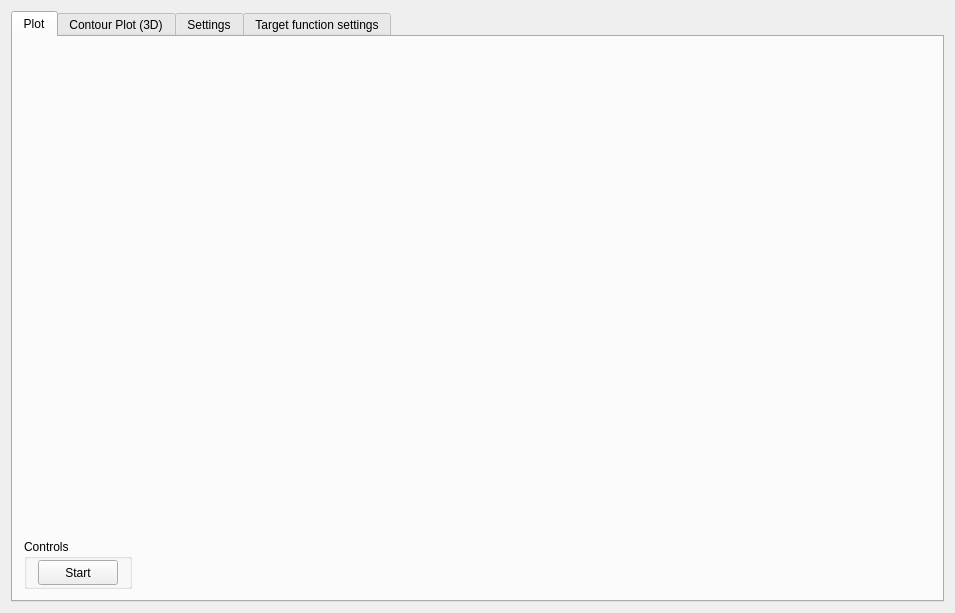
<?xml version="1.0" encoding="UTF-8"?>
<ui version="4.0">
 <class>MainWindow</class>
 <widget class="QMainWindow" name="MainWindow">
  <property name="geometry">
   <rect>
    <x>0</x>
    <y>0</y>
    <width>955</width>
    <height>613</height>
   </rect>
  </property>
  <property name="windowTitle">
   <string>KerDEP</string>
  </property>
  <widget class="QWidget" name="centralWidget">
   <layout class="QVBoxLayout" name="verticalLayout_3">
    <item>
     <widget class="QTabWidget" name="tabWidget">
      <property name="currentIndex">
       <number>0</number>
      </property>
      <widget class="QWidget" name="tab">
       <attribute name="title">
        <string>Plot</string>
       </attribute>
       <layout class="QVBoxLayout" name="verticalLayout_7">
        <item>
         <widget class="QCustomPlot" name="widget_plot" native="true">
          <property name="minimumSize">
           <size>
            <width>500</width>
            <height>300</height>
           </size>
          </property>
         </widget>
        </item>
        <item>
         <layout class="QHBoxLayout" name="horizontalLayout_5">
          <item>
           <widget class="QGroupBox" name="groupBox_visualizationSettings">
            <property name="sizePolicy">
             <sizepolicy hsizetype="Maximum" vsizetype="Maximum">
              <horstretch>0</horstretch>
              <verstretch>0</verstretch>
             </sizepolicy>
            </property>
            <property name="minimumSize">
             <size>
              <width>10</width>
              <height>50</height>
             </size>
            </property>
            <property name="maximumSize">
             <size>
              <width>16777215</width>
              <height>16777215</height>
             </size>
            </property>
            <property name="title">
             <string>Controls</string>
            </property>
            <layout class="QHBoxLayout" name="horizontalLayout">
             <property name="topMargin">
              <number>0</number>
             </property>
             <property name="bottomMargin">
              <number>0</number>
             </property>
             <item>
              <widget class="QPushButton" name="pushButton_start">
               <property name="sizePolicy">
                <sizepolicy hsizetype="Maximum" vsizetype="Maximum">
                 <horstretch>0</horstretch>
                 <verstretch>0</verstretch>
                </sizepolicy>
               </property>
               <property name="minimumSize">
                <size>
                 <width>0</width>
                 <height>25</height>
                </size>
               </property>
               <property name="text">
                <string>Start</string>
               </property>
              </widget>
             </item>
            </layout>
           </widget>
          </item>
          <item>
           <spacer name="horizontalSpacer_2">
            <property name="orientation">
             <enum>Qt::Horizontal</enum>
            </property>
            <property name="sizeHint" stdset="0">
             <size>
              <width>40</width>
              <height>20</height>
             </size>
            </property>
           </spacer>
          </item>
         </layout>
        </item>
       </layout>
      </widget>
      <widget class="QWidget" name="tab_contourPlot">
       <attribute name="title">
        <string>Contour Plot (3D)</string>
       </attribute>
       <layout class="QVBoxLayout" name="verticalLayout_5">
        <item>
         <widget class="QWidget" name="widget_contour_plot_holder" native="true">
          <property name="sizePolicy">
           <sizepolicy hsizetype="Expanding" vsizetype="Expanding">
            <horstretch>0</horstretch>
            <verstretch>0</verstretch>
           </sizepolicy>
          </property>
          <layout class="QHBoxLayout" name="horizontalLayout_6">
           <item>
            <widget class="QWidget" name="widget_contour_plot" native="true"/>
           </item>
          </layout>
         </widget>
        </item>
        <item>
         <layout class="QHBoxLayout" name="horizontalLayout_2">
          <item>
           <widget class="QGroupBox" name="groupBox_3">
            <property name="enabled">
             <bool>true</bool>
            </property>
            <property name="sizePolicy">
             <sizepolicy hsizetype="Fixed" vsizetype="Fixed">
              <horstretch>0</horstretch>
              <verstretch>0</verstretch>
             </sizepolicy>
            </property>
            <property name="minimumSize">
             <size>
              <width>10</width>
              <height>50</height>
             </size>
            </property>
            <property name="maximumSize">
             <size>
              <width>16777215</width>
              <height>16777215</height>
             </size>
            </property>
            <property name="title">
             <string>Controls</string>
            </property>
            <layout class="QHBoxLayout" name="horizontalLayout_3">
             <item>
              <widget class="QPushButton" name="pushButton">
               <property name="sizePolicy">
                <sizepolicy hsizetype="Minimum" vsizetype="Minimum">
                 <horstretch>0</horstretch>
                 <verstretch>0</verstretch>
                </sizepolicy>
               </property>
               <property name="text">
                <string>Start</string>
               </property>
              </widget>
             </item>
            </layout>
           </widget>
          </item>
          <item>
           <spacer name="horizontalSpacer_3">
            <property name="orientation">
             <enum>Qt::Horizontal</enum>
            </property>
            <property name="sizeHint" stdset="0">
             <size>
              <width>40</width>
              <height>20</height>
             </size>
            </property>
           </spacer>
          </item>
         </layout>
        </item>
       </layout>
      </widget>
      <widget class="QWidget" name="tab_2">
       <attribute name="title">
        <string>Settings</string>
       </attribute>
       <widget class="QGroupBox" name="groupBox_plotSettings">
        <property name="geometry">
         <rect>
          <x>10</x>
          <y>10</y>
          <width>161</width>
          <height>271</height>
         </rect>
        </property>
        <property name="minimumSize">
         <size>
          <width>150</width>
          <height>200</height>
         </size>
        </property>
        <property name="maximumSize">
         <size>
          <width>16777215</width>
          <height>300</height>
         </size>
        </property>
        <property name="title">
         <string>Plot settings</string>
        </property>
        <layout class="QVBoxLayout" name="verticalLayout_2">
         <item>
          <widget class="QLabel" name="label_minX">
           <property name="text">
            <string>Minimal x</string>
           </property>
          </widget>
         </item>
         <item>
          <widget class="QLineEdit" name="lineEdit_minX">
           <property name="text">
            <string>-10</string>
           </property>
          </widget>
         </item>
         <item>
          <widget class="QLabel" name="label_maxX">
           <property name="text">
            <string>Maximal x</string>
           </property>
          </widget>
         </item>
         <item>
          <widget class="QLineEdit" name="lineEdit_maxX">
           <property name="text">
            <string>48</string>
           </property>
          </widget>
         </item>
         <item>
          <widget class="QLabel" name="label_minY">
           <property name="text">
            <string>Minimal y</string>
           </property>
          </widget>
         </item>
         <item>
          <widget class="QLineEdit" name="lineEdit_minY">
           <property name="text">
            <string>-0.2</string>
           </property>
          </widget>
         </item>
         <item>
          <widget class="QLabel" name="label_maxY">
           <property name="text">
            <string>Maximal y</string>
           </property>
          </widget>
         </item>
         <item>
          <widget class="QLineEdit" name="lineEdit_maxY">
           <property name="text">
            <string>0.5</string>
           </property>
          </widget>
         </item>
         <item>
          <widget class="QLabel" name="label_domainDensity">
           <property name="text">
            <string>Domain density</string>
           </property>
          </widget>
         </item>
         <item>
          <widget class="QLineEdit" name="lineEdit_domainDensity">
           <property name="text">
            <string>0.01</string>
           </property>
          </widget>
         </item>
         <item>
          <spacer name="verticalSpacer_2">
           <property name="orientation">
            <enum>Qt::Vertical</enum>
           </property>
           <property name="sizeHint" stdset="0">
            <size>
             <width>20</width>
             <height>60</height>
            </size>
           </property>
          </spacer>
         </item>
        </layout>
       </widget>
       <widget class="QWidget" name="verticalLayoutWidget">
        <property name="geometry">
         <rect>
          <x>390</x>
          <y>80</y>
          <width>541</width>
          <height>291</height>
         </rect>
        </property>
        <layout class="QVBoxLayout" name="verticalLayout_4">
         <item>
          <layout class="QHBoxLayout" name="horizontalLayout_4">
           <item>
            <widget class="QLabel" name="label_dimensionsNumber">
             <property name="text">
              <string>Number of dimensions</string>
             </property>
            </widget>
           </item>
           <item>
            <widget class="QSpinBox" name="spinBox_dimensionsNumber">
             <property name="minimum">
              <number>1</number>
             </property>
             <property name="maximum">
              <number>10</number>
             </property>
             <property name="value">
              <number>1</number>
             </property>
            </widget>
           </item>
           <item>
            <spacer name="horizontalSpacer">
             <property name="orientation">
              <enum>Qt::Horizontal</enum>
             </property>
             <property name="sizeHint" stdset="0">
              <size>
               <width>40</width>
               <height>20</height>
              </size>
             </property>
            </spacer>
           </item>
          </layout>
         </item>
         <item>
          <widget class="QTableWidget" name="tableWidget_dimensionKernels">
           <property name="sizePolicy">
            <sizepolicy hsizetype="Expanding" vsizetype="MinimumExpanding">
             <horstretch>0</horstretch>
             <verstretch>0</verstretch>
            </sizepolicy>
           </property>
           <column>
            <property name="text">
             <string>Kernel type</string>
            </property>
           </column>
           <column>
            <property name="text">
             <string>Smoothing Parameter</string>
            </property>
           </column>
           <column>
            <property name="text">
             <string>Left carrier restriction</string>
            </property>
           </column>
          </widget>
         </item>
        </layout>
       </widget>
       <widget class="QGroupBox" name="groupBox_samplingSettings">
        <property name="geometry">
         <rect>
          <x>180</x>
          <y>10</y>
          <width>191</width>
          <height>431</height>
         </rect>
        </property>
        <property name="title">
         <string>Sampling settings</string>
        </property>
        <layout class="QVBoxLayout" name="verticalLayout">
         <item>
          <widget class="QLabel" name="label_sampleSize">
           <property name="text">
            <string>Sample size</string>
           </property>
          </widget>
         </item>
         <item>
          <widget class="QLineEdit" name="lineEdit_sampleSize">
           <property name="text">
            <string>1000</string>
           </property>
          </widget>
         </item>
         <item>
          <widget class="QLabel" name="label">
           <property name="text">
            <string>Reservoir algorithm</string>
           </property>
          </widget>
         </item>
         <item>
          <widget class="QComboBox" name="comboBox_samplingAlgorithm">
           <item>
            <property name="text">
             <string>Basic Reservoir Sampling</string>
            </property>
           </item>
           <item>
            <property name="text">
             <string>Biased Reservoir Sampling</string>
            </property>
           </item>
          </widget>
         </item>
         <item>
          <widget class="QLabel" name="label_distributionProgression">
           <property name="text">
            <string>Distribution progression</string>
           </property>
          </widget>
         </item>
         <item>
          <widget class="QLineEdit" name="lineEdit_distributionProgression">
           <property name="text">
            <string>0.01</string>
           </property>
          </widget>
         </item>
         <item>
          <widget class="QLabel" name="label_iterationsNumber">
           <property name="text">
            <string>Iterations number</string>
           </property>
          </widget>
         </item>
         <item>
          <widget class="QLineEdit" name="lineEdit_iterationsNumber">
           <property name="text">
            <string>10000</string>
           </property>
          </widget>
         </item>
         <item>
          <widget class="QLabel" name="label_weightModifier">
           <property name="text">
            <string>Weight modifier</string>
           </property>
          </widget>
         </item>
         <item>
          <widget class="QLineEdit" name="lineEdit_weightModifier">
           <property name="text">
            <string>0.9995</string>
           </property>
          </widget>
         </item>
         <item>
          <widget class="QLabel" name="label_interIntervalClusters">
           <property name="text">
            <string>Inter interval clusters number</string>
           </property>
          </widget>
         </item>
         <item>
          <widget class="QLineEdit" name="lineEdit_interIntervalClusters">
           <property name="text">
            <string>5</string>
           </property>
          </widget>
         </item>
         <item>
          <widget class="QLabel" name="label_minimalWeight">
           <property name="text">
            <string>Weight deletion threshold</string>
           </property>
          </widget>
         </item>
         <item>
          <widget class="QLineEdit" name="lineEdit_deletionThreshold">
           <property name="text">
            <string>0</string>
           </property>
          </widget>
         </item>
         <item>
          <spacer name="verticalSpacer">
           <property name="orientation">
            <enum>Qt::Vertical</enum>
           </property>
           <property name="sizeHint" stdset="0">
            <size>
             <width>20</width>
             <height>40</height>
            </size>
           </property>
          </spacer>
         </item>
        </layout>
       </widget>
       <widget class="QGroupBox" name="groupBox_generalSettings">
        <property name="geometry">
         <rect>
          <x>190</x>
          <y>450</y>
          <width>191</width>
          <height>91</height>
         </rect>
        </property>
        <property name="title">
         <string>General settings</string>
        </property>
        <layout class="QVBoxLayout" name="verticalLayout_6">
         <item>
          <widget class="QLabel" name="label_seed">
           <property name="text">
            <string>Random seed</string>
           </property>
          </widget>
         </item>
         <item>
          <widget class="QLineEdit" name="lineEdit_seed">
           <property name="text">
            <string>1</string>
           </property>
          </widget>
         </item>
         <item>
          <spacer name="verticalSpacer_4">
           <property name="orientation">
            <enum>Qt::Vertical</enum>
           </property>
           <property name="sizeHint" stdset="0">
            <size>
             <width>20</width>
             <height>40</height>
            </size>
           </property>
          </spacer>
         </item>
        </layout>
       </widget>
       <widget class="QGroupBox" name="groupBox_RareElementsDetectionSettings">
        <property name="geometry">
         <rect>
          <x>10</x>
          <y>290</y>
          <width>161</width>
          <height>131</height>
         </rect>
        </property>
        <property name="title">
         <string>Rare elements detection settings</string>
        </property>
        <layout class="QVBoxLayout" name="verticalLayout_8">
         <item>
          <widget class="QLabel" name="label_rarity">
           <property name="text">
            <string>Rarity (r)</string>
           </property>
          </widget>
         </item>
         <item>
          <widget class="QLineEdit" name="lineEdit_rarity">
           <property name="text">
            <string>0.1</string>
           </property>
          </widget>
         </item>
         <item>
          <widget class="QLabel" name="label_rareElemetsMethod">
           <property name="text">
            <string>Method</string>
           </property>
          </widget>
         </item>
         <item>
          <widget class="QComboBox" name="comboBox_rareElementsMethod">
           <property name="currentIndex">
            <number>1</number>
           </property>
           <item>
            <property name="text">
             <string>Standard</string>
            </property>
           </item>
           <item>
            <property name="text">
             <string>Weighted</string>
            </property>
           </item>
          </widget>
         </item>
         <item>
          <spacer name="verticalSpacer_5">
           <property name="orientation">
            <enum>Qt::Vertical</enum>
           </property>
           <property name="sizeHint" stdset="0">
            <size>
             <width>20</width>
             <height>40</height>
            </size>
           </property>
          </spacer>
         </item>
        </layout>
       </widget>
       <widget class="QGroupBox" name="groupBox">
        <property name="geometry">
         <rect>
          <x>10</x>
          <y>430</y>
          <width>161</width>
          <height>111</height>
         </rect>
        </property>
        <property name="title">
         <string>Distribution delay</string>
        </property>
        <layout class="QVBoxLayout" name="verticalLayout_9">
         <item>
          <widget class="QLabel" name="label_distributionDelay">
           <property name="text">
            <string>Miliseconds</string>
           </property>
          </widget>
         </item>
         <item>
          <widget class="QLineEdit" name="lineEdit_milisecondsDelay">
           <property name="text">
            <string>1</string>
           </property>
          </widget>
         </item>
         <item>
          <spacer name="verticalSpacer_6">
           <property name="orientation">
            <enum>Qt::Vertical</enum>
           </property>
           <property name="sizeHint" stdset="0">
            <size>
             <width>20</width>
             <height>40</height>
            </size>
           </property>
          </spacer>
         </item>
        </layout>
       </widget>
       <widget class="QGroupBox" name="groupBox_4">
        <property name="geometry">
         <rect>
          <x>390</x>
          <y>380</y>
          <width>541</width>
          <height>161</height>
         </rect>
        </property>
        <property name="title">
         <string>Plotted</string>
        </property>
        <layout class="QGridLayout" name="gridLayout_2" columnminimumwidth="2,2,0">
         <item row="0" column="2">
          <widget class="QCheckBox" name="checkBox_standarizedDerivative">
           <property name="text">
            <string>Standardized Derivative Plot (Brown)</string>
           </property>
           <property name="checked">
            <bool>true</bool>
           </property>
          </widget>
         </item>
         <item row="3" column="1">
          <widget class="QCheckBox" name="checkBox_REESEKDE">
           <property name="text">
            <string>DESDA Estimator (Black)</string>
           </property>
           <property name="checked">
            <bool>true</bool>
           </property>
          </widget>
         </item>
         <item row="2" column="1">
          <widget class="QCheckBox" name="checkBox_showEstimationPlot">
           <property name="text">
            <string>Variable M Plot (Green)</string>
           </property>
           <property name="checked">
            <bool>true</bool>
           </property>
          </widget>
         </item>
         <item row="3" column="2">
          <widget class="QCheckBox" name="checkBox_showUnusualClusters">
           <property name="text">
            <string>Atypical Objects</string>
           </property>
           <property name="checked">
            <bool>true</bool>
           </property>
          </widget>
         </item>
         <item row="1" column="1">
          <widget class="QCheckBox" name="checbox_showFullEstimator">
           <property name="text">
            <string>KDE Plot (Yellow)</string>
           </property>
           <property name="checked">
            <bool>true</bool>
           </property>
          </widget>
         </item>
         <item row="1" column="2">
          <widget class="QCheckBox" name="checkBox_showWeightedEstimationPlot">
           <property name="text">
            <string>Weights Plot (Cyan)</string>
           </property>
           <property name="checked">
            <bool>true</bool>
           </property>
          </widget>
         </item>
         <item row="2" column="2">
          <widget class="QCheckBox" name="checkBox_kernelPrognosedPlot">
           <property name="text">
            <string>Derivative Plot (Orange)</string>
           </property>
           <property name="checked">
            <bool>true</bool>
           </property>
          </widget>
         </item>
         <item row="0" column="1">
          <widget class="QCheckBox" name="checkBox_showEstimatedPlot">
           <property name="text">
            <string>Estimated Plot (Red)</string>
           </property>
           <property name="checked">
            <bool>true</bool>
           </property>
          </widget>
         </item>
         <item row="4" column="1">
          <widget class="QCheckBox" name="checkBox_sigmoidallyEnhancedKDE">
           <property name="text">
            <string>Prognosis Plot (Navy)</string>
           </property>
           <property name="checked">
            <bool>true</bool>
           </property>
          </widget>
         </item>
        </layout>
       </widget>
       <widget class="QGroupBox" name="groupBox_2">
        <property name="geometry">
         <rect>
          <x>390</x>
          <y>10</y>
          <width>541</width>
          <height>66</height>
         </rect>
        </property>
        <property name="title">
         <string>Data stream</string>
        </property>
        <layout class="QHBoxLayout" name="horizontalLayout_7">
         <item>
          <widget class="QToolButton" name="toolButton_findDataStream">
           <property name="text">
            <string>...</string>
           </property>
          </widget>
         </item>
         <item>
          <widget class="QLabel" name="label_dataStream">
           <property name="text">
            <string>Not selected.</string>
           </property>
          </widget>
         </item>
        </layout>
       </widget>
      </widget>
      <widget class="QWidget" name="tab_3">
       <attribute name="title">
        <string>Target function settings</string>
       </attribute>
       <widget class="QTableWidget" name="tableWidget_targetFunctions">
        <property name="geometry">
         <rect>
          <x>20</x>
          <y>70</y>
          <width>901</width>
          <height>471</height>
         </rect>
        </property>
        <column>
         <property name="text">
          <string>Mean</string>
         </property>
        </column>
        <column>
         <property name="text">
          <string>Standard Deviation</string>
         </property>
        </column>
        <column>
         <property name="text">
          <string>Contribution [%]</string>
         </property>
        </column>
       </widget>
       <widget class="QPushButton" name="pushButton_removeTargetFunction">
        <property name="geometry">
         <rect>
          <x>30</x>
          <y>30</y>
          <width>75</width>
          <height>23</height>
         </rect>
        </property>
        <property name="text">
         <string>-</string>
        </property>
       </widget>
       <widget class="QPushButton" name="pushButton_addTargetFunction">
        <property name="geometry">
         <rect>
          <x>140</x>
          <y>30</y>
          <width>75</width>
          <height>23</height>
         </rect>
        </property>
        <property name="text">
         <string>+</string>
        </property>
       </widget>
      </widget>
     </widget>
    </item>
   </layout>
  </widget>
  <widget class="QMenuBar" name="menuBar">
   <property name="geometry">
    <rect>
     <x>0</x>
     <y>0</y>
     <width>955</width>
     <height>21</height>
    </rect>
   </property>
  </widget>
 </widget>
 <layoutdefault spacing="6" margin="11"/>
 <customwidgets>
  <customwidget>
   <class>QCustomPlot</class>
   <extends>QWidget</extends>
   <header>QCustomPlot/qcustomplot.h</header>
   <container>1</container>
  </customwidget>
 </customwidgets>
 <resources/>
 <connections/>
</ui>
